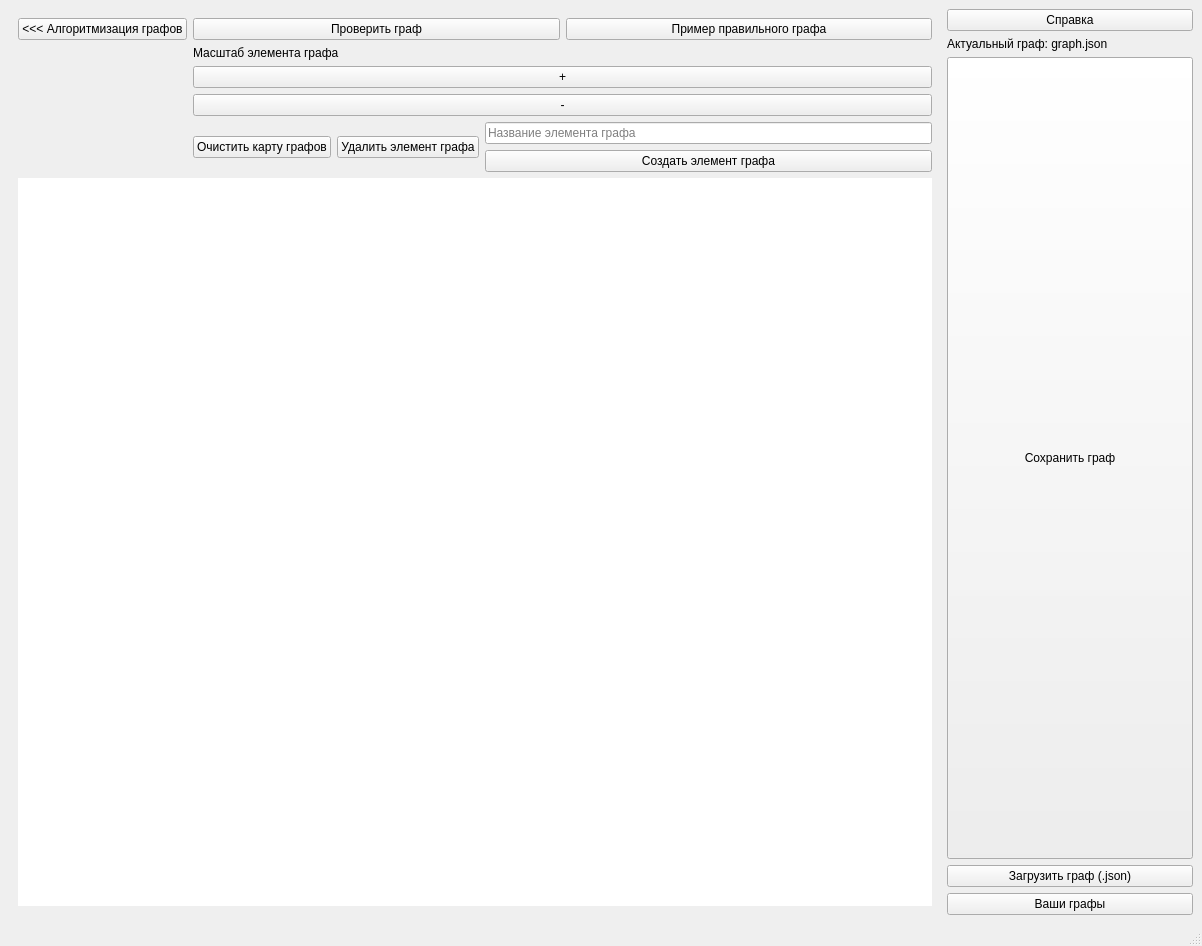
<?xml version="1.0" encoding="UTF-8"?>
<ui version="4.0">
 <class>MainWindow</class>
 <widget class="QMainWindow" name="MainWindow">
  <property name="geometry">
   <rect>
    <x>0</x>
    <y>0</y>
    <width>1202</width>
    <height>946</height>
   </rect>
  </property>
  <property name="sizePolicy">
   <sizepolicy hsizetype="Expanding" vsizetype="Expanding">
    <horstretch>0</horstretch>
    <verstretch>0</verstretch>
   </sizepolicy>
  </property>
  <property name="windowTitle">
   <string>MainWindow</string>
  </property>
  <property name="autoFillBackground">
   <bool>false</bool>
  </property>
  <widget class="QWidget" name="centralwidget">
   <layout class="QHBoxLayout" name="horizontalLayout">
    <item>
     <widget class="QStackedWidget" name="StackedWidget">
      <property name="styleSheet">
       <string notr="true"/>
      </property>
      <property name="currentIndex">
       <number>0</number>
      </property>
      <widget class="QWidget" name="First_Page">
       <layout class="QVBoxLayout" name="verticalLayout_3">
        <item>
         <layout class="QFormLayout" name="formLayout_3">
          <item row="0" column="0">
           <layout class="QVBoxLayout" name="FP_VerticalLayout1">
            <item>
             <widget class="QPushButton" name="FP_VL1_PushButton">
              <property name="text">
               <string>&lt;&lt;&lt; Алгоритмизация графов</string>
              </property>
             </widget>
            </item>
           </layout>
          </item>
          <item row="0" column="1">
           <layout class="QHBoxLayout" name="horizontalLayout_2">
            <item>
             <widget class="QPushButton" name="FP_VP3_CheckGraphBtn">
              <property name="text">
               <string>Проверить граф</string>
              </property>
             </widget>
            </item>
            <item>
             <widget class="QPushButton" name="FP_VP3_GreatGraphExampleBtn">
              <property name="text">
               <string>Пример правильного графа</string>
              </property>
             </widget>
            </item>
           </layout>
          </item>
          <item row="1" column="1">
           <layout class="QVBoxLayout" name="verticalLayout_2">
            <item>
             <widget class="QLabel" name="label">
              <property name="enabled">
               <bool>true</bool>
              </property>
              <property name="text">
               <string>Масштаб элемента графа</string>
              </property>
             </widget>
            </item>
            <item>
             <widget class="QPushButton" name="pushButton_2">
              <property name="text">
               <string>+</string>
              </property>
             </widget>
            </item>
            <item>
             <widget class="QPushButton" name="pushButton">
              <property name="text">
               <string>-</string>
              </property>
             </widget>
            </item>
           </layout>
          </item>
          <item row="2" column="1">
           <layout class="QHBoxLayout" name="horizontalLayout_3">
            <item>
             <widget class="QPushButton" name="pushButton_3">
              <property name="text">
               <string>Очистить карту графов</string>
              </property>
             </widget>
            </item>
            <item>
             <widget class="QPushButton" name="pushButton_4">
              <property name="text">
               <string>Удалить элемент графа</string>
              </property>
             </widget>
            </item>
            <item>
             <layout class="QVBoxLayout" name="verticalLayout_4">
              <item>
               <widget class="QLineEdit" name="FP_VP2_LineEdit">
                <property name="text">
                 <string/>
                </property>
                <property name="placeholderText">
                 <string>Название элемента графа</string>
                </property>
                <property name="clearButtonEnabled">
                 <bool>true</bool>
                </property>
               </widget>
              </item>
              <item>
               <widget class="QPushButton" name="FP_VP2_PushButton">
                <property name="text">
                 <string>Создать элемент графа</string>
                </property>
               </widget>
              </item>
             </layout>
            </item>
           </layout>
          </item>
          <item row="3" column="0" colspan="2">
           <widget class="QWidget" name="widget" native="true">
            <property name="sizePolicy">
             <sizepolicy hsizetype="Expanding" vsizetype="Expanding">
              <horstretch>0</horstretch>
              <verstretch>0</verstretch>
             </sizepolicy>
            </property>
            <property name="minimumSize">
             <size>
              <width>0</width>
              <height>700</height>
             </size>
            </property>
            <property name="styleSheet">
             <string notr="true">QWidget {
	background-color: rgb(255, 255, 255)
}</string>
            </property>
            <widget class="QLabel" name="label_2">
             <property name="geometry">
              <rect>
               <x>0</x>
               <y>0</y>
               <width>931</width>
               <height>701</height>
              </rect>
             </property>
             <property name="text">
              <string/>
             </property>
            </widget>
           </widget>
          </item>
         </layout>
        </item>
       </layout>
      </widget>
      <widget class="QWidget" name="Second_Page">
       <layout class="QVBoxLayout" name="verticalLayout">
        <item>
         <layout class="QFormLayout" name="formLayout_2">
          <item row="0" column="0">
           <layout class="QFormLayout" name="formLayout">
            <item row="0" column="0">
             <widget class="QPushButton" name="SP_HL_VL_VL_PushButton">
              <property name="enabled">
               <bool>true</bool>
              </property>
              <property name="text">
               <string>&lt;&lt;&lt; Редактор графов</string>
              </property>
             </widget>
            </item>
            <item row="1" column="0">
             <widget class="QPushButton" name="SP_HL_VL_VL2_PushButton">
              <property name="text">
               <string>Обойти граф</string>
              </property>
             </widget>
            </item>
           </layout>
          </item>
          <item row="0" column="1">
           <layout class="QHBoxLayout" name="SP_HL_HorizontalLayout">
            <item>
             <layout class="QVBoxLayout" name="SP_HL_HL_VerticalLayout">
              <item>
               <widget class="QLabel" name="SP_HL_HL_VL1_Label">
                <property name="text">
                 <string>Выбрать цвет стрелки:</string>
                </property>
               </widget>
              </item>
              <item>
               <widget class="QListWidget" name="SP_HL_HL_VL1_ListWidget">
                <item>
                 <property name="text">
                  <string>Красный</string>
                 </property>
                </item>
                <item>
                 <property name="text">
                  <string>Синий</string>
                 </property>
                </item>
                <item>
                 <property name="text">
                  <string>Зеленый</string>
                 </property>
                </item>
                <item>
                 <property name="text">
                  <string>Желтый </string>
                 </property>
                </item>
                <item>
                 <property name="text">
                  <string>Розовый</string>
                 </property>
                </item>
                <item>
                 <property name="text">
                  <string>Фиолетовый</string>
                 </property>
                </item>
                <item>
                 <property name="text">
                  <string>Голубой</string>
                 </property>
                </item>
                <item>
                 <property name="text">
                  <string>Пурпурный</string>
                 </property>
                </item>
                <item>
                 <property name="text">
                  <string>Салатовый</string>
                 </property>
                </item>
                <item>
                 <property name="text">
                  <string>Коричневый</string>
                 </property>
                </item>
               </widget>
              </item>
              <item>
               <widget class="QPushButton" name="SP_HL_HL_VL1_ChangeColorBtn">
                <property name="text">
                 <string>Выбрать свой цвет</string>
                </property>
               </widget>
              </item>
             </layout>
            </item>
            <item>
             <layout class="QVBoxLayout" name="SP_HL_HL_VerticalLayout3">
              <item>
               <widget class="QLabel" name="SP_HL_HL_VL3_Label">
                <property name="text">
                 <string>Выбрать тип обхода дерева:</string>
                </property>
               </widget>
              </item>
              <item>
               <widget class="QListWidget" name="SP_HL_HL_VL3_ListWidget"/>
              </item>
             </layout>
            </item>
            <item>
             <layout class="QVBoxLayout" name="SP_HL_HL_VerticalLayout_2">
              <item>
               <widget class="QLabel" name="SP_HL_HL_VL2_Label">
                <property name="text">
                 <string>Выбрать тип перемещения стрелок:</string>
                </property>
               </widget>
              </item>
              <item>
               <widget class="QListWidget" name="SP_HL_HL_VL2_ListWidget"/>
              </item>
             </layout>
            </item>
           </layout>
          </item>
          <item row="1" column="0" colspan="2">
           <widget class="QMdiArea" name="mdiArea_2"/>
          </item>
         </layout>
        </item>
       </layout>
      </widget>
     </widget>
    </item>
    <item>
     <layout class="QGridLayout" name="gridLayout">
      <property name="sizeConstraint">
       <enum>QLayout::SetNoConstraint</enum>
      </property>
      <item row="1" column="0">
       <widget class="QLabel" name="VP_Label">
        <property name="text">
         <string>Актуальный граф: graph.json</string>
        </property>
       </widget>
      </item>
      <item row="2" column="0">
       <widget class="QPushButton" name="pushButton_5">
        <property name="sizePolicy">
         <sizepolicy hsizetype="Expanding" vsizetype="Expanding">
          <horstretch>0</horstretch>
          <verstretch>0</verstretch>
         </sizepolicy>
        </property>
        <property name="text">
         <string>Сохранить граф</string>
        </property>
       </widget>
      </item>
      <item row="3" column="0">
       <widget class="QPushButton" name="VP_UploadGraphButton">
        <property name="text">
         <string>Загрузить граф (.json)</string>
        </property>
       </widget>
      </item>
      <item row="4" column="0">
       <widget class="QPushButton" name="VP_PushButton1">
        <property name="text">
         <string>Ваши графы</string>
        </property>
       </widget>
      </item>
      <item row="0" column="0">
       <widget class="QPushButton" name="Info">
        <property name="enabled">
         <bool>true</bool>
        </property>
        <property name="cursor">
         <cursorShape>ArrowCursor</cursorShape>
        </property>
        <property name="text">
         <string>Справка</string>
        </property>
       </widget>
      </item>
     </layout>
    </item>
   </layout>
  </widget>
  <widget class="QMenuBar" name="menubar">
   <property name="geometry">
    <rect>
     <x>0</x>
     <y>0</y>
     <width>1202</width>
     <height>21</height>
    </rect>
   </property>
  </widget>
  <widget class="QStatusBar" name="statusbar"/>
 </widget>
 <resources/>
 <connections/>
</ui>
